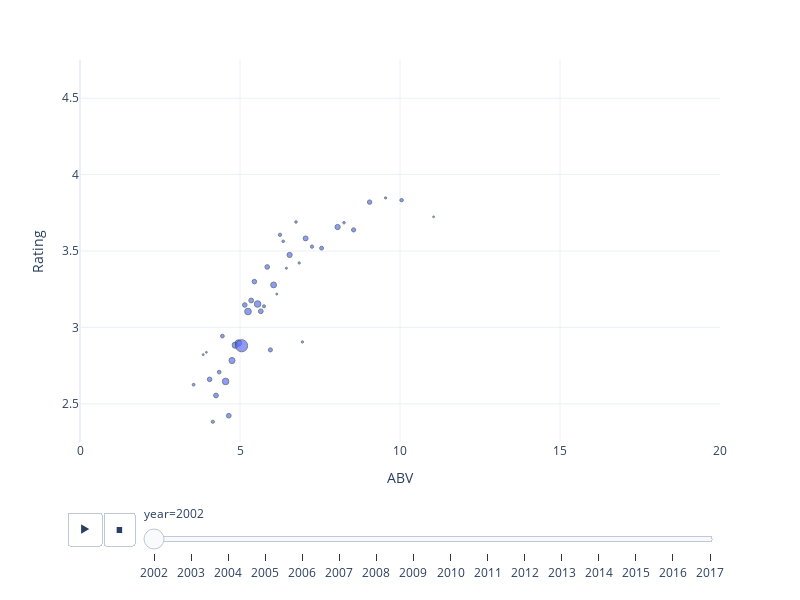

Notebook cell for this chart:
### Markdown cell above
#### ABV Vs Popularity
<b>Contribution to the story</b>: This is the first main analysis of the story. In particular we want to understand is there has been any significant shift over time in the ABV of the beers, if a specific ABV range is rated better than others and how this value has evolved over time. <i>This try to see how ABV impact popularity of the beer</i>

### Code cell
# Process the data
beer_ratings = []
linspace = np.linspace(0, 20, 201)
for year in range(2002, 2018):
    df_year = df_ratings_no_text[df_ratings_no_text['year'] == year]
    
    for i in range(len(linspace) - 1):
        min_abv = round(linspace[i], 2)
        max_abv = round(linspace[i + 1], 2)
        abv = (min_abv + max_abv) / 2
        filtered = df_year[(df_year['abv'] >= min_abv) & (df_year['abv'] < max_abv)]

        ratings = filtered['rating'].mean()
        nbr_ratings = filtered['rating'].count()

        if nbr_ratings > 250:
            beer_ratings.append({'year': year, 'abv': abv, 'rating': ratings, 'nbr_ratings': nbr_ratings})

# Convert to DataFrame
beer_ratings = pd.DataFrame(beer_ratings)

# Do the plot
fig = px.scatter(beer_ratings, x='abv', y='rating', size='nbr_ratings', hover_name='abv',animation_frame='year', labels={'abv': 'ABV:', 'rating': 'Rating:', 'nbr_ratings': 'Number of ratings:'},range_x=[0, 20], range_y=[2.25, 4.75])
fig.update_traces(marker=dict(line=dict(width=1, color='DarkSlateGrey')))
fig.update_layout(showlegend=False)
fig.update_xaxes(title_text='ABV')
fig.update_yaxes(title_text='Rating')
fig.show()

### Figure 1 — Plotly figure (JSON) as saved in the notebook; plotly's stock layout.template omitted (floating-point values rounded to 4 significant figures)
{"data": [{"hovertemplate": "<b>%{hovertext}</b><br><br>year=2002<br>ABV:=%{x}<br>Rating:=%{y}<br>Number of ratings:=%{marker.size}<extra></extra>", "hovertext": [3.55, 3.85, 3.95, 4.05, 4.15, 4.25, 4.35, 4.45, 4.55, 4.65, 4.75, 4.85, 4.95, 5.05, 5.15, 5.25, 5.35, 5.45, 5.55, 5.65, 5.75, 5.85, 5.95, 6.05, 6.15, 6.25, 6.35, 6.45, 6.55, 6.75, 6.85, 6.95, 7.05, 7.25, 7.55, 8.05, 8.25, 8.55, 9.05, 9.55, 10.05, 11.05], "legendgroup": "", "marker": {"color": "#636efa", "line": {"color": "DarkSlateGrey", "width": 1}, "size": [575, 279, 254, 1583, 751, 1693, 1010, 1043, 3268, 1632, 2754, 2849, 3043, 11068, 1561, 3333, 1739, 1547, 3260, 1682, 712, 1608, 1276, 2512, 293, 822, 504, 326, 1984, 473, 381, 391, 1812, 830, 1116, 2082, 483, 1307, 1468, 381, 903, 263], "sizemode": "area", "sizeref": 150.0, "symbol": "circle"}, "mode": "markers", "name": "", "orientation": "v", "showlegend": false, "type": "scatter", "x": [3.55, 3.85, 3.95, 4.05, 4.15, 4.25, 4.35, 4.45, 4.55, 4.65, 4.75, 4.85, 4.95, 5.05, 5.15, 5.25, 5.35, 5.45, 5.55, 5.65, 5.75, 5.85, 5.95, 6.05, 6.15, 6.25, 6.35, 6.45, 6.55, 6.75, 6.85, 6.95, 7.05, 7.25, 7.55, 8.05, 8.25, 8.55, 9.05, 9.55, 10.05, 11.05], "xaxis": "x", "y": [2.625, 2.822, 2.837, 2.66, 2.383, 2.554, 2.707, 2.943, 2.646, 2.422, 2.783, 2.884, 2.898, 2.88, 3.147, 3.104, 3.176, 3.299, 3.153, 3.106, 3.138, 3.396, 2.853, 3.278, 3.218, 3.606, 3.563, 3.387, 3.475, 3.69, 3.422, 2.905, 3.582, 3.529, 3.519, 3.657, 3.685, 3.638, 3.82, 3.848, 3.833, 3.724], "yaxis": "y"}], "layout": {"height": 600, "legend": {"itemsizing": "constant", "tracegroupgap": 0}, "margin": {"t": 60}, "showlegend": false, "sliders": [{"active": 0, "currentvalue": {"prefix": "year="}, "len": 0.9, "pad": {"b": 10, "t": 60}, "steps": [{"args": [["2002"], {"frame": {"duration": 0, "redraw": false}, "fromcurrent": true, "mode": "immediate", "transition": {"duration": 0, "easing": "linear"}}], "label": "2002", "method": "animate"}, {"args": [["2003"], {"frame": {"duration": 0, "redraw": false}, "fromcurrent": true, "mode": "immediate", "transition": {"duration": 0, "easing": "linear"}}], "label": "2003", "method": "animate"}, {"args": [["2004"], {"frame": {"duration": 0, "redraw": false}, "fromcurrent": true, "mode": "immediate", "transition": {"duration": 0, "easing": "linear"}}], "label": "2004", "method": "animate"}, {"args": [["2005"], {"frame": {"duration": 0, "redraw": false}, "fromcurrent": true, "mode": "immediate", "transition": {"duration": 0, "easing": "linear"}}], "label": "2005", "method": "animate"}, {"args": [["2006"], {"frame": {"duration": 0, "redraw": false}, "fromcurrent": true, "mode": "immediate", "transition": {"duration": 0, "easing": "linear"}}], "label": "2006", "method": "animate"}, {"args": [["2007"], {"frame": {"duration": 0, "redraw": false}, "fromcurrent": true, "mode": "immediate", "transition": {"duration": 0, "easing": "linear"}}], "label": "2007", "method": "animate"}, {"args": [["2008"], {"frame": {"duration": 0, "redraw": false}, "fromcurrent": true, "mode": "immediate", "transition": {"duration": 0, "easing": "linear"}}], "label": "2008", "method": "animate"}, {"args": [["2009"], {"frame": {"duration": 0, "redraw": false}, "fromcurrent": true, "mode": "immediate", "transition": {"duration": 0, "easing": "linear"}}], "label": "2009", "method": "animate"}, {"args": [["2010"], {"frame": {"duration": 0, "redraw": false}, "fromcurrent": true, "mode": "immediate", "transition": {"duration": 0, "easing": "linear"}}], "label": "2010", "method": "animate"}, {"args": [["2011"], {"frame": {"duration": 0, "redraw": false}, "fromcurrent": true, "mode": "immediate", "transition": {"duration": 0, "easing": "linear"}}], "label": "2011", "method": "animate"}, {"args": [["2012"], {"frame": {"duration": 0, "redraw": false}, "fromcurrent": true, "mode": "immediate", "transition": {"duration": 0, "easing": "linear"}}], "label": "2012", "method": "animate"}, {"args": [["2013"], {"frame": {"duration": 0, "redraw": false}, "fromcurrent": true, "mode": "immediate", "transition": {"duration": 0, "easing": "linear"}}], "label": "2013", "method": "animate"}, {"args": [["2014"], {"frame": {"duration": 0, "redraw": false}, "fromcurrent": true, "mode": "immediate", "transition": {"duration": 0, "easing": "linear"}}], "label": "2014", "method": "animate"}, {"args": [["2015"], {"frame": {"duration": 0, "redraw": false}, "fromcurrent": true, "mode": "immediate", "transition": {"duration": 0, "easing": "linear"}}], "label": "2015", "method": "animate"}, {"args": [["2016"], {"frame": {"duration": 0, "redraw": false}, "fromcurrent": true, "mode": "immediate", "transition": {"duration": 0, "easing": "linear"}}], "label": "2016", "method": "animate"}, {"args": [["2017"], {"frame": {"duration": 0, "redraw": false}, "fromcurrent": true, "mode": "immediate", "transition": {"duration": 0, "easing": "linear"}}], "label": "2017", "method": "animate"}], "x": 0.1, "xanchor": "left", "y": 0, "yanchor": "top"}], "updatemenus": [{"buttons": [{"args": [null, {"frame": {"duration": 500, "redraw": false}, "fromcurrent": true, "mode": "immediate", "transition": {"duration": 500, "easing": "linear"}}], "label": "&#9654;", "method": "animate"}, {"args": [[null], {"frame": {"duration": 0, "redraw": false}, "fromcurrent": true, "mode": "immediate", "transition": {"duration": 0, "easing": "linear"}}], "label": "&#9724;", "method": "animate"}], "direction": "left", "pad": {"r": 10, "t": 70}, "showactive": false, "type": "buttons", "x": 0.1, "xanchor": "right", "y": 0, "yanchor": "top"}], "width": 800, "xaxis": {"anchor": "y", "domain": [0, 1], "range": [0, 20], "title": {"text": "ABV"}}, "yaxis": {"anchor": "x", "domain": [0, 1], "range": [2.25, 4.75], "title": {"text": "Rating"}}}}
